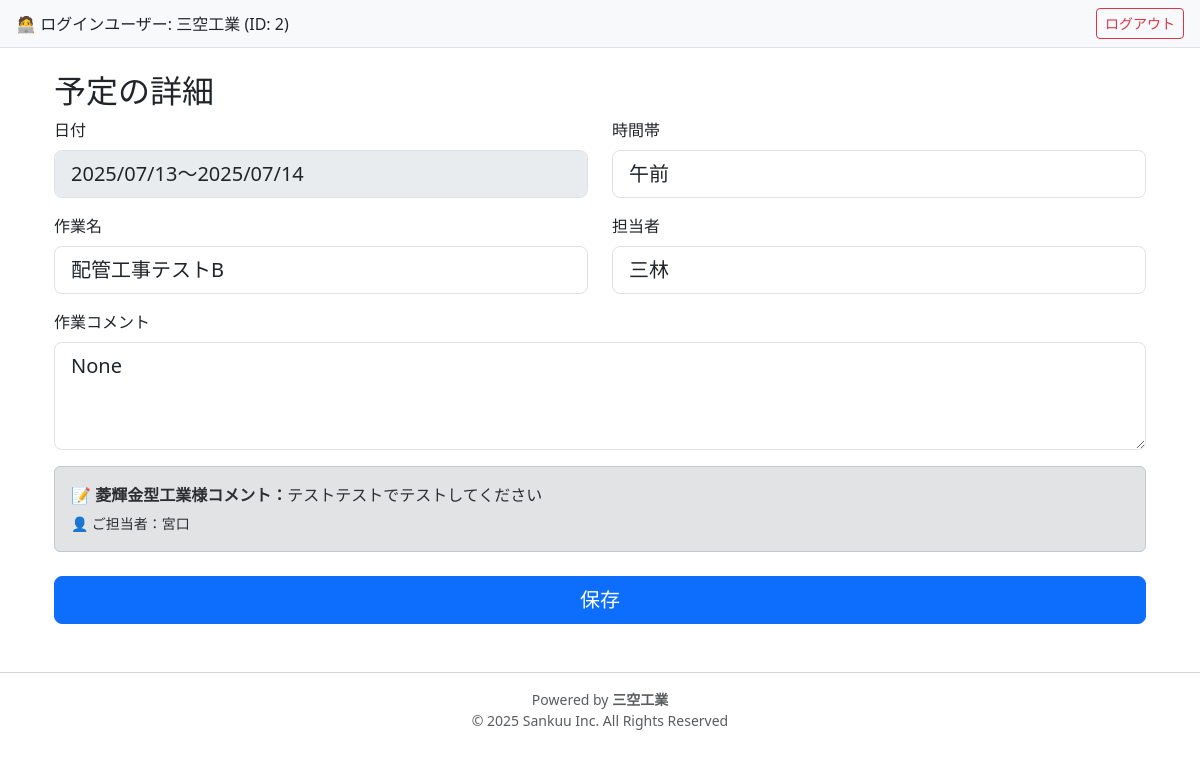
Page /schedules/3 (signed in) on the earlier database version.
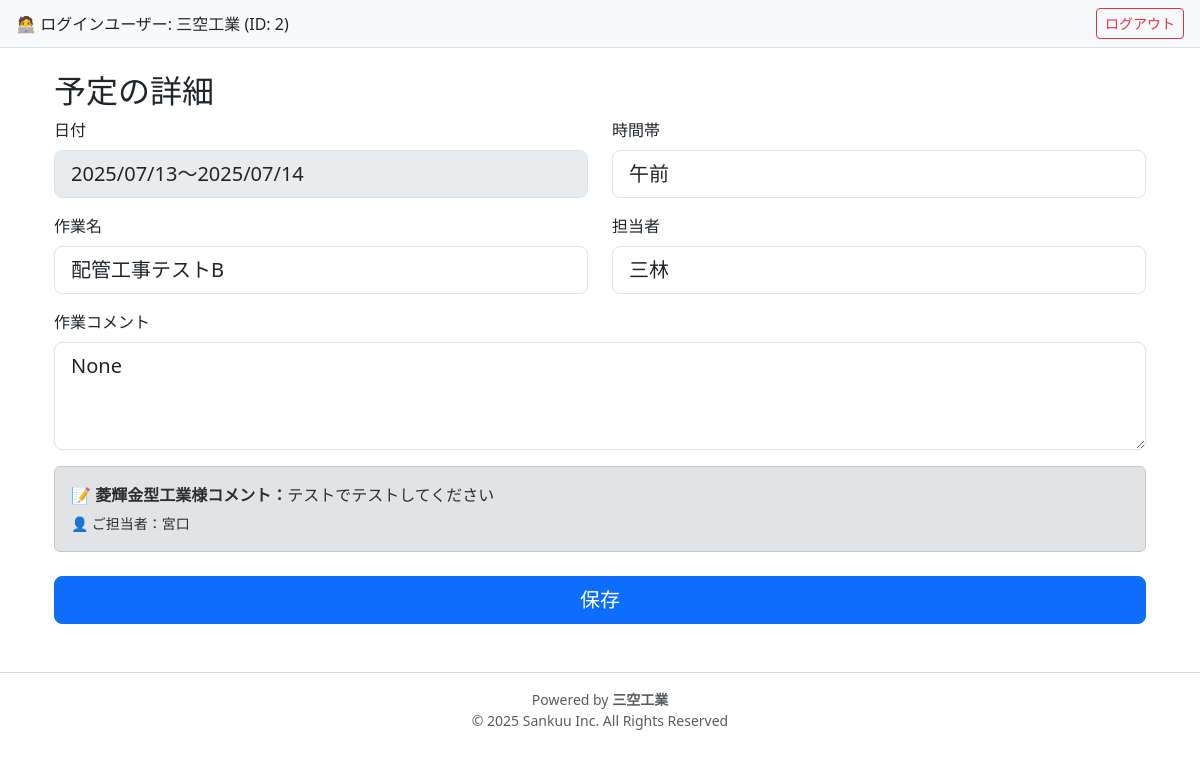
Same page on the later database version.
### models.py (models this page shows)
class Schedule(db.Model):
    __tablename__ = 'schedules'
    id = db.Column(db.Integer, primary_key=True)
    site_name = db.Column(db.String(255), nullable=False)  # 開始日
    end_date = db.Column(db.Date, nullable=True)  # 終了日
    date = db.Column(db.Date, nullable=False)
    time_slot = db.Column(db.String(10), nullable=False)  # 午前／午後／夜
    task_name = db.Column(db.String(100), nullable=False)
    person_in_charge = db.Column(db.String(100))  # 担当者
    comment = db.Column(db.Text)
    company_id = db.Column(db.Integer, db.ForeignKey('users.id'), nullable=False)
    created_by = db.Column(db.Integer)  # ログインユーザーのID
    client_person = db.Column(db.String(100))   # 依頼元の担当者
    client_comment = db.Column(db.String(255))  # 依頼元からの伝言や要望など

class User(db.Model, UserMixin):
    __tablename__ = 'users'
    id = db.Column(db.Integer, primary_key=True)
    company_name = db.Column(db.String(100), nullable=False)
    email = db.Column(db.String(120), unique=True, nullable=False)
    password_hash = db.Column(db.String(128), nullable=False)
    role = db.Column(db.String(20), nullable=False)  # 'admin' or 'company'
    schedules = db.relationship('Schedule', backref='company', lazy=True)

### routes.py (the view, shortened to what this page needs)
@bp.route('/schedules/<int:id>', methods=['GET', 'POST'])
@login_required
def schedule_detail(id):
    schedule = Schedule.query.get_or_404(id)
    return render_template('schedule/detail.html', schedule=schedule)

### app.py (called while the page is built)
@login_manager.user_loader
def load_user(user_id):
    return User.query.get(int(user_id))

### templates/schedule/detail.html
{% extends 'base.html' %}
{% block content %}
<div class="container-fluid mt-4">
  <h2>予定の詳細</h2>
  <form method="POST">
    <div class="row">
      <div class="col-12 col-md-6 mb-3">
         <label class="form-label">日付</label>
        <input type="text"
               class="form-control form-control-lg"
               disabled
               value="{% if schedule.end_date %}{{ schedule.date.strftime('%Y/%m/%d') }}～{{ schedule.end_date.strftime('%Y/%m/%d') }}{% else %}{{ schedule.date.strftime('%Y/%m/%d') }}{% endif %}">
       </div>
      <div class="col-12 col-md-6 mb-3">
        <label class="form-label">時間帯</label>
        <select name="time_slot"
                class="form-control form-control-lg"
                {% if current_user.id != schedule.company_id and current_user.company_name != '菱輝金型工業' %}disabled{% endif %}>
          {% for slot in ['午前','午後','終日','夜'] %}
            <option value="{{ slot }}" {% if schedule.time_slot == slot %}selected{% endif %}>
              {{ slot }}
            </option>
          {% endfor %}
        </select>
      </div>
    </div>
    <div class="row">
      <div class="col-12 col-md-6 mb-3">
        <label class="form-label">作業名</label>
        <input type="text" name="task_name" class="form-control form-control-lg" value="{{ schedule.task_name }}" {% if current_user.id != schedule.company_id and current_user.company_name != '菱輝金型工業' %}disabled{% endif %}>
      </div>
      <div class="col-12 col-md-6 mb-3">
        <label class="form-label">担当者</label>
        <input type="text" name="person_in_charge" class="form-control form-control-lg" value="{{ schedule.person_in_charge }}" {% if current_user.id != schedule.company_id and current_user.company_name != '菱輝金型工業' %}disabled{% endif %}>
      </div>
    </div>
    <div class="mb-3">
      <label class="form-label">作業コメント</label>
      <textarea name="comment" class="form-control form-control-lg" rows="3" {% if current_user.id != schedule.company_id and current_user.company_name != '菱輝金型工業' %}disabled{% endif %}>{{ schedule.comment }}</textarea>
    </div>
    {% if current_user.company_name == '菱輝金型工業' %}
      <div class="mb-3">
        <label class="form-label">菱輝金型工業様 担当者</label>
        <input type="text" name="client_person" class="form-control form-control-lg" value="{{ schedule.client_person or '' }}">
      </div>
      <div class="mb-3">
        <label class="form-label">依頼元コメント（菱輝金型様）</label>
        <textarea name="client_comment" class="form-control form-control-lg" rows="3">{{ schedule.client_comment or '' }}</textarea>
      </div>
    {% else %}
      {% if schedule.client_comment or schedule.client_person %}
        <div class="alert alert-secondary mb-3">
          <p class="mb-1"><strong>📝 菱輝金型工業様コメント：</strong>{{ schedule.client_comment or '（なし）' }}</p>
          <p class="mb-0"><small>👤 ご担当者：{{ schedule.client_person or '（未記入）' }}</small></p>
        </div>
      {% endif %}
    {% endif %}
    <div class="text-center mt-4">
      {% if current_user.id == schedule.company_id or current_user.company_name == '菱輝金型工業' %}
        <button type="submit" class="btn btn-primary btn-lg w-100">保存</button>
      {% endif %}
    </div>
  </form>
</div>
{% endblock %}

Differences in the rows shown:
changed Schedule "宮口": client_comment "テストテストでテストしてください" → "テストでテストしてください"
